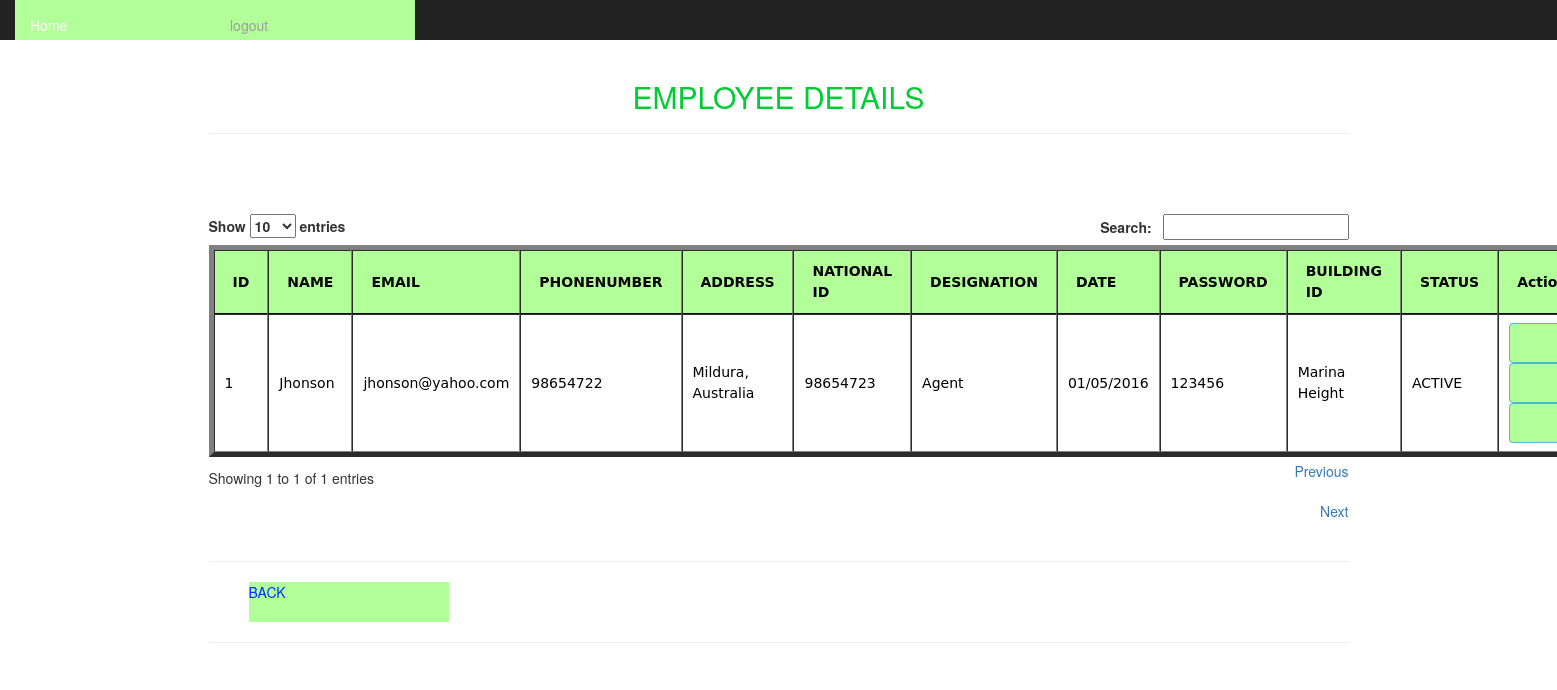
/siteadmin/employeedetails.php (signed in), run on the app's committed database.
### tables this page shows
CREATE TABLE `employee` (
  `eid` int(11) NOT NULL,
  `e_name` varchar(200) NOT NULL,
  `e_email` varchar(200) NOT NULL,
  `e_contact` varchar(200) NOT NULL,
  `e_address` varchar(200) NOT NULL,
  `e_nid` varchar(200) NOT NULL,
  `e_designation` varchar(255) NOT NULL,
  `e_date` varchar(200) NOT NULL,
  `e_password` varchar(200) NOT NULL,
  `building_id` int(11) NOT NULL,
  `status` varchar(255) NOT NULL
);

CREATE TABLE `building_info` (
  `bldid` int(11) NOT NULL,
  `name` varchar(200) NOT NULL,
  `address` varchar(200) NOT NULL,
  `security_guard_mobile` varchar(200) NOT NULL,
  `building_make_year` varchar(200) NOT NULL,
  `status` varchar(255) NOT NULL,
  `added_date` timestamp NOT NULL DEFAULT CURRENT_TIMESTAMP
);

### siteadmin/employeedetails.php (the view, shortened to what this page needs)
<html>
<head>
<link rel="stylesheet" href="../css/bootstrap.css" type="text/css" media="screen"/>
<link rel="stylesheet" href="../style/style.css" type="text/css" media="screen"/>
<link href="../style/jquery.dataTables.min.css" rel="stylesheet">
</head>
 <body>
<div class="container">
<nav class="nav navbar-inverse navbar-fixed-top">
<?php include_once("headerad.php");?>
</nav><br><br><br>
   <h2 align="center" style="color:#0C3; text-transform:uppercase;">Employee details</h2>
     <HR>
          <BR>
					<BR>
   <div><br/>
     <div align="center" style="margin-center:1px;">
<?php
$result = mysql_query("SELECT * FROM employee");
$i = 0;
echo "<table id='users' border='5' style='background-color:#B2FF99'>
<thead>
<tr>
<th>ID</th>
<th>NAME</th>
<th>EMAIL</th>
<th>PHONENUMBER</th>
<th>ADDRESS</th>
<th>NATIONAL ID</th>
<th>DESIGNATION</th>
<th>DATE</th>
<th>PASSWORD</th>
<th>BUILDING ID</th>
<th>STATUS</th>
<th>Action</th>
</tr></thead><tbody>";
while($row = mysql_fetch_array($result))
{
	$i++;
$b = mysql_query("SELECT * FROM building_info");
$building = mysql_fetch_array($b);
echo "<tr style='width:400px;height:80px'>";
echo "<td>" . $i . "</td>";
echo "<td>" . $row['e_name'] . "</td>";
echo "<td>" . $row['e_email'] . "</td>";
echo "<td>" . $row['e_contact'] . "</td>";
echo "<td>" . $row['e_address'] . "</td>";
echo "<td>" . $row['e_nid'] . "</td>";
echo "<td>" . $row['e_designation'] . "</td>";
echo "<td>" . $row['e_date'] . "</td>";
echo "<td>" . $row['e_password'] . "</td>";
echo "<td>" . $building['name'] . "</td>";
echo "<td>" . $row['status'] . "</td>";
echo "<td><a class='btn btn-info' href='edit_employees.php?id=".$row['eid']."'>Edit</a><br>";
if($row['status'] == 'ACTIVE'){
echo "<a class='btn btn-info' href='inactivate_employees.php?id=".$row['eid']."'>Inactivate</a><br>";
}else{
echo "<a class='btn btn-info' href='activate_employees.php?id=".$row['eid']."'>Activate</a><br>";
}
echo "<a class='btn btn-info' href='delete_employees.php?id=".$row['eid']."'>Delete</a></td>";
echo "</tr>";
}
echo "</tbody></table>";
?>
</div>
<hr><ul><a href="admin_dashboard.php" class="button">BACK</a>  </ul><hr>
</html>

### style/style.css (style rules this page uses)
body,td,th { font-family:"Lucida Grande", "Lucida Sans Unicode", "Lucida Sans", "DejaVu Sans", Verdana, sans-serif; font-size: 14px; color: #000; line-height:1.5em; }
a:link { color: #03F; text-decoration: none; background-color: #B2FF99 !important; }

### siteadmin/headerad.php (style rules this page uses)
a { display:block;width:200px;height:40px;align:center }
a:link { background-color:#B2FF99; }

### data on the page
employee: e_name "Jhonson", e_email "jhonson@yahoo.com", e_contact "98654722", e_address "Mildura, Australia", e_nid "98654723", e_designation "Agent", e_date "01/05/2016", e_password "123456", building_info.name "Marina Height", status "ACTIVE"
